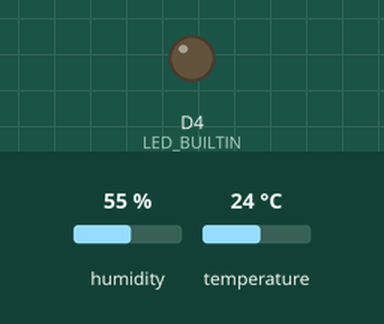
A sketch run on a simulated ESP8266 (NodeMCU). Shown: output pins drawn as LEDs (lit = HIGH, except the on-board LED, lit = LOW). Inputs (shaded band) come from the test bench; at power-on: humidity 55 %, temperature 24 °C. WiFi joins after 1.5 s; servers stay silent unless stated; web services answer with replies made up by the test bench; what the sketch prints to the serial monitor is not drawn.

Above: at 0.1 s.
At 11.9 s:
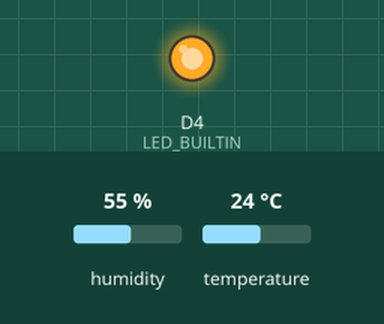
Timing chart, 0 to 13.4 s (numbered marks = the images above):
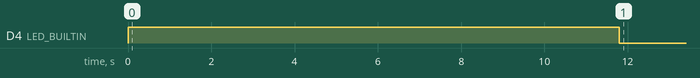

The sketch:

line_pir_temp.ino
```cpp
#include <ESP8266WiFi.h>
#include <DHT.h>

#define WIFI_SSID "AndroidAP"
#define WIFI_PASSWORD "fnei9721"

#define LINE_TOKEN_TMP "ZrHx4oHAJMZyYuy9HJb3kxgsjXcB5ekgjdzXJsF0V61"
//#define LINE_TOKEN_TMP "OuhpeAiuI0XD0q1Z4DKohTIZBHWxGsMxSeq8sNFw2ZU"

#define DHTPIN D7
#define DHTTYPE DHT22

DHT dht(DHTPIN, DHTTYPE);

String message1 = "%E0%B8%AD%E0%B8%B8%E0%B8%93%E0%B8%AB%E0%B8%A0%E0%B8%B9%E0%B8%A1%E0%B8%B4";
String message2 = "%E0%B8%84%E0%B8%A7%E0%B8%B2%E0%B8%A1%E0%B8%8A%E0%B8%B7%E0%B9%89%E0%B8%99%E0%B9%83%E0%B8%99%E0%B8%AD%E0%B8%B2%E0%B8%81%E0%B8%B2%E0%B8%A8";

bool beep_state = false;
bool send_state = false;
uint32_t ts, ts1, ts2;

void setup() {

  Serial.begin(115200);
  Serial.println();

  pinMode(LED_BUILTIN, OUTPUT);
  digitalWrite(LED_BUILTIN, HIGH);

  dht.begin();

  Serial.println("connecting");
  WiFi.mode(WIFI_STA);
  WiFi.begin(WIFI_SSID, WIFI_PASSWORD);

  Serial.print("connecting");

  while (WiFi.status() != WL_CONNECTED) {
    Serial.print(".");
    delay(500);
  }
  Serial.println();
  Serial.print("connected: ");
  Serial.println(WiFi.localIP());

  delay(10000);

  read_sensor();

  ts = ts1 = ts2 = millis();
}

void loop() {

  ts = millis();

  if (WiFi.status() == WL_CONNECTED) {
    digitalWrite(LED_BUILTIN, LOW);
  } else {
    digitalWrite(LED_BUILTIN, HIGH);
  }

  if ((ts - ts2 >= 60000) && (WiFi.status() == WL_CONNECTED)) {
    read_sensor();
  }
  delay(10);

}

void read_sensor() {

  float h = dht.readHumidity();
  float t = dht.readTemperature();

  if (isnan(h) || isnan(t)) {
    Serial.println("Failed to read from DHT sensor!");
    return;
  }

  Serial.print("Temperature: ");
  Serial.print(t);
  Serial.println(" *C ");
//  Line_Notify(message1 + " " + t + "%C2%B0C");
  Line_Notify(message1 + " " + t + "%C2%B0C" + "\t" +
              message2 + " " + h + "%E0%B9%80%E0%B8%9B%E0%B8%AD%E0%B8%A3%E0%B9%8C%E0%B9%80%E0%B8%8B%E0%B9%87%E0%B8%99");
}

void Line_Notify(String message) {
  WiFiClientSecure client;
  if (!client.connect("notify-api.line.me", 443)) {
    Serial.println("connection failed");
    return;
  }
  String req = "";
  req += "POST /api/notify HTTP/1.1\r\n";
  req += "Host: notify-api.line.me\r\n";
  req += "Authorization: Bearer " + String(LINE_TOKEN_TMP) + "\r\n";
  req += "Cache-Control: no-cache\r\n";
  req += "User-Agent: ESP8266\r\n";
  req += "Content-Type: application/x-www-form-urlencoded\r\n";
  req += "Content-Length: " + String(String("message=" + message).length()) + "\r\n";
  req += "\r\n";
  req += "message=" + message;
  client.print(req);
  delay(30);
  ts2 = millis();
  // Serial.println("-----");
  while (client.connected()) {
    String line = client.readStringUntil('\n');
    if (line == "\r") {
      break;
    }
    //Serial.println(line);
  }
  // Serial.println("-----");
}
```

Measured:
- by itself, D4 (LED_BUILTIN): HIGH → LOW at 11.8 s
